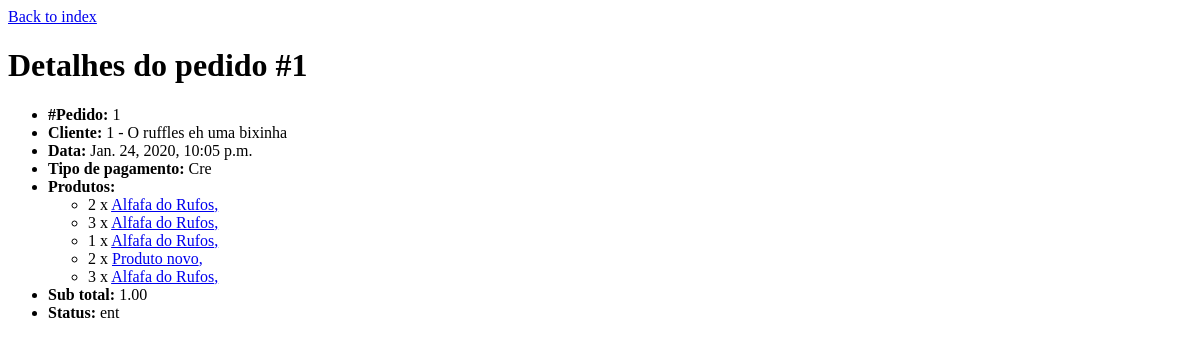
The app's page /pedidos/1/, older data.
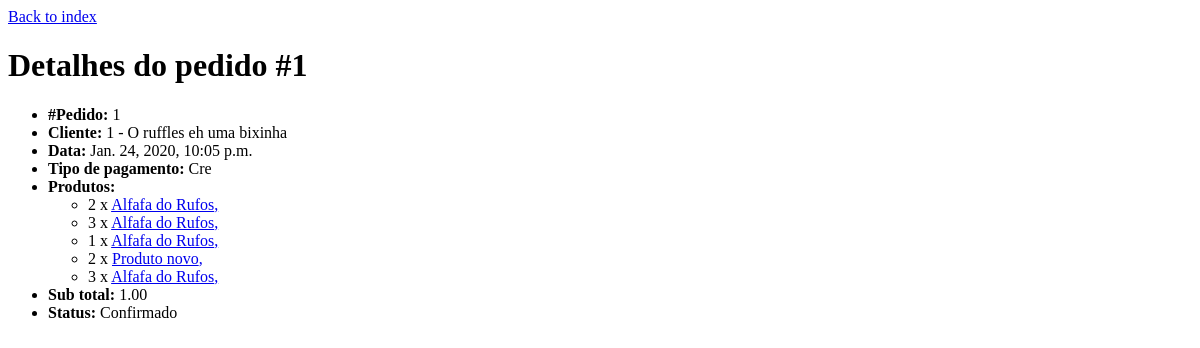
The same page, newer data.
### rufos/models.py (models this page shows, shortened)
class Pedido(models.Model):
    pedido_date = models.DateTimeField(verbose_name="data", auto_now_add=True)
    pedido_cliente = models.ForeignKey(Cliente, on_delete=models.CASCADE, verbose_name="cliente")
    pgto_cre = 'Cre'
    pgto_deb = 'Deb'
    pgto_din = 'Din'
    pedido_pgto_opcoes = [
        (pgto_cre, 'Crédito'),
        (pgto_deb, 'Débito'),
        (pgto_din, 'Dinheiro'),
    ]
    pedido_pagamento = models.CharField(
        max_length = 3,
        choices = pedido_pgto_opcoes,
        verbose_name="tipo de pagamento",
    )
    status_entregue = 'Entregue'
    status_confirmado = 'Confirmado'
    status_cancelado = 'Cancelado'
    pedido_status_opcoes = [
        (status_entregue, 'Entregue'),
        (status_confirmado, 'Confirmado'),
        (status_cancelado, 'Cancelado'),
    ]
    pedido_status = models.CharField(
        max_length = 10,
        choices = pedido_status_opcoes,
        verbose_name="status",
        default= status_confirmado,
    )
    pedido_sub_total = models.DecimalField(verbose_name="sub total", max_digits=5, decimal_places=2, default=1)

class Cliente(models.Model):
    pessoa_fisica = 'FIS'
    pessoa_juridica = 'JUR'
    cliente_tipo_opcoes = [
        (pessoa_fisica, 'Pessoa Física'),
        (pessoa_juridica, 'Pessoa Jurídica'),
    ]
    cliente_tipo = models.CharField(
        verbose_name="tipo",
        max_length = 3,
        choices = cliente_tipo_opcoes,
    )
    cliente_nome_fantasia = models.CharField(verbose_name="nome fantasia", max_length=200)
    cliente_razao_social = models.CharField(verbose_name="razão social", max_length=200)
    cliente_rua = models.CharField(verbose_name="rua", max_length=200)
    cliente_numero = models.CharField(verbose_name="número", max_length=200)
    cliente_complemento = models.CharField(verbose_name="complemento", max_length=200)
    cliente_cep = models.CharField(verbose_name="CEP",max_length=200, help_text="Exemplo: 00000-000")
    cliente_cidade = models.CharField(verbose_name="cidade", max_length=200)
    cliente_nome_contato = models.CharField(verbose_name="pessoa de contato", max_length=200)
    cliente_email = models.EmailField(verbose_name="email de contato", max_length=254, unique="true")
    cliente_telefone = models.CharField(verbose_name="telefone de contato", max_length=200, help_text="Exemplo: 51 9 0000 0000")
    cliente_dias_entrega = models.ManyToManyField(
        Entrega,
        verbose_name="dias de entrega",
    )
    tabela_1 = 'tb1'
    tabela_2 = 'tb2'
    tabela_3 = 'tb3'
    cliente_tabela_opcoes = [
        (tabela_1, 'Tabela 1'),
        (tabela_2, 'Tabela 2'),
        (tabela_3, 'Tabela 3'),
    ]
    cliente_lista_precos = models.CharField(
        max_length = 3,
        choices = cliente_tabela_opcoes,
        verbose_name="tabela de preços",
    )
    cliente_ativo = models.BooleanField(default=True)
    datestamp = models.DateTimeField(auto_now_add=True)
    def __str__(self):
        return self.cliente_nome_fantasia

### rufos/views.py (the view)
# urls.py: path('pedidos/<int:pedido_id>/', views.detalhes_pedido, name='detalhes_pedido'),
def detalhes_pedido(request, pedido_id):
    pedido = get_object_or_404(Pedido, pk=pedido_id)
    produto = PedidoProduto.objects.filter(pedido_id=pedido_id)
    context={
        'pedido':pedido,
        'produto':produto,
    }
    return render(request, 'rufos/detalhes_pedido.html', context)

### rufos/models.py (called while the page is built)
    def __str__(self):
        return self.produto_nome

### rufos/templates/rufos/detalhes_pedido.html (shortened to what this page needs)
<p><a href="/">Back to index</a></p>
<h1>Detalhes do pedido #{{ pedido.id }}</h1>
<ul>
    <li><b>#Pedido:</b> {{pedido.id }}</li>
    <li><b>Cliente:</b> {{ pedido.pedido_cliente_id }} - {{pedido.pedido_cliente }}</li>
    <li><b>Data:</b> {{ pedido.pedido_date }}</li>
    <li><b>Tipo de pagamento:</b> {{ pedido.pedido_pagamento }}</li>
    <li><b>Produtos:</b></li>
    {% for p in produto %}
        <ul>
            <li>{{ p.quantidade }} x <a href='/produtos/{{ p.produto_id }}'>{{ p.produto }},</a>
        </ul>
    {% endfor %}
    <li><b>Sub total:</b> {{ pedido.pedido_sub_total }}</li>
    <li><b>Status:</b> {{ pedido.pedido_status }}</li>
</ul>

Row changes from the older to the newer data that the page shows:
changed Pedido "Cre": pedido_status "ent" → "Confirmado"
